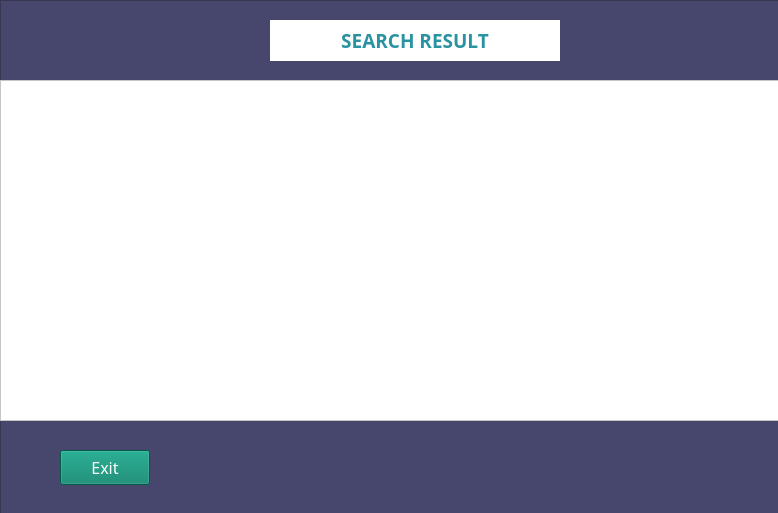
<?xml version="1.0" encoding="UTF-8"?>
<ui version="4.0">
 <class>Form</class>
 <widget class="QWidget" name="Form">
  <property name="geometry">
   <rect>
    <x>0</x>
    <y>0</y>
    <width>778</width>
    <height>513</height>
   </rect>
  </property>
  <property name="windowTitle">
   <string>Form</string>
  </property>
  <property name="styleSheet">
   <string notr="true"/>
  </property>
  <widget class="QFrame" name="frame">
   <property name="geometry">
    <rect>
     <x>0</x>
     <y>0</y>
     <width>861</width>
     <height>751</height>
    </rect>
   </property>
   <property name="styleSheet">
    <string notr="true">background-color: rgb(71, 71, 109);</string>
   </property>
   <property name="frameShape">
    <enum>QFrame::StyledPanel</enum>
   </property>
   <property name="frameShadow">
    <enum>QFrame::Raised</enum>
   </property>
   <widget class="QPushButton" name="ExitButton">
    <property name="geometry">
     <rect>
      <x>60</x>
      <y>450</y>
      <width>90</width>
      <height>35</height>
     </rect>
    </property>
    <property name="font">
     <font>
      <family>Arial Rounded MT Bold</family>
      <pointsize>12</pointsize>
     </font>
    </property>
    <property name="styleSheet">
     <string notr="true">QPushButton
{
background-color: rgb(0, 128, 103);
color: rgb(255, 255, 255);
}
QPushButton:hover
{
	
	background-color: rgb(0, 128, 103);
}</string>
    </property>
    <property name="text">
     <string>Exit</string>
    </property>
   </widget>
   <widget class="QTableView" name="tableView">
    <property name="geometry">
     <rect>
      <x>0</x>
      <y>80</y>
      <width>851</width>
      <height>341</height>
     </rect>
    </property>
    <property name="styleSheet">
     <string notr="true">background-color: rgb(255, 255, 255);</string>
    </property>
   </widget>
   <widget class="QLabel" name="Heading_2">
    <property name="geometry">
     <rect>
      <x>270</x>
      <y>20</y>
      <width>290</width>
      <height>41</height>
     </rect>
    </property>
    <property name="font">
     <font>
      <family>Arial Rounded MT Bold</family>
      <pointsize>14</pointsize>
      <weight>75</weight>
      <bold>true</bold>
     </font>
    </property>
    <property name="styleSheet">
     <string notr="true">QLabel
{
color: rgb(42, 147, 161);
background-color: rgb(255, 255, 255);
}
</string>
    </property>
    <property name="text">
     <string>SEARCH RESULT</string>
    </property>
    <property name="alignment">
     <set>Qt::AlignCenter</set>
    </property>
    <property name="indent">
     <number>2</number>
    </property>
   </widget>
  </widget>
 </widget>
 <resources/>
 <connections/>
</ui>
